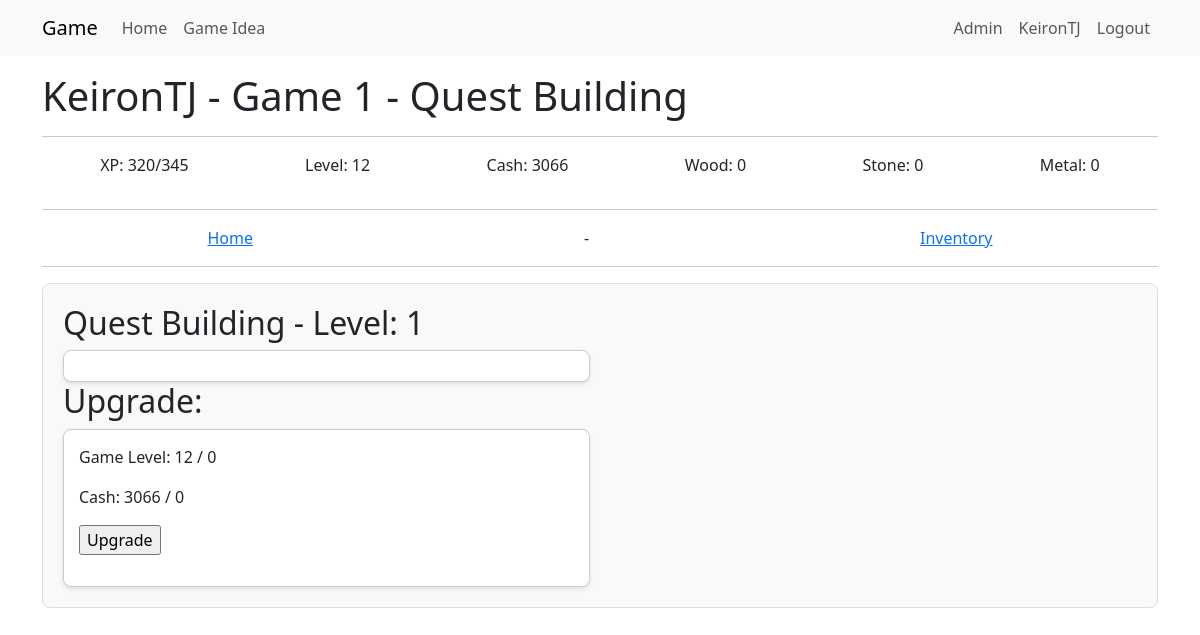
Page /building_resource/1 (signed in) on the earlier database version.
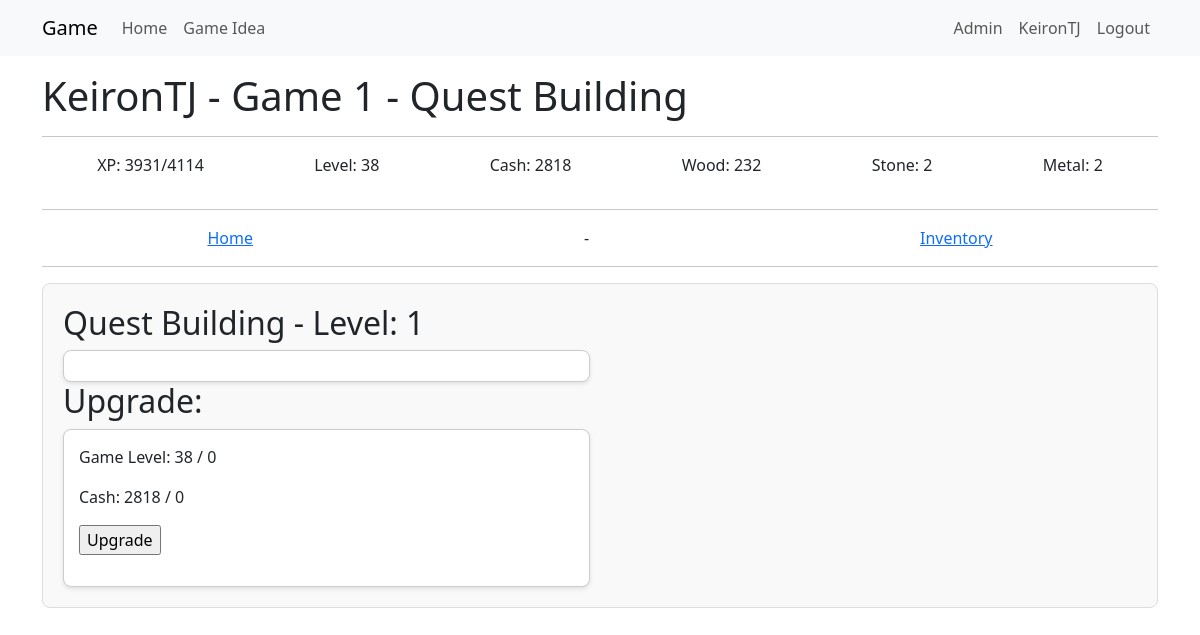
Same page on the later database version.
### app/models.py (models this page shows)
class Game(db.Model):
    __tablename__ = 'game'
    id = db.Column(db.Integer, primary_key=True)
    user_id = db.Column(db.Integer, db.ForeignKey('user.id'), nullable=False)
    game_name = db.Column(db.String(64))
    game_exists = db.Column(db.Boolean, default=True)
    entry_date = db.Column(db.DateTime, default=datetime.now(timezone.utc))
    xp = db.Column(db.Integer, default=0)
    level = db.Column(db.Integer, default=0)
    cash = db.Column(db.Integer, default=0)
    wood = db.Column(db.Integer, default=0)
    stone = db.Column(db.Integer, default=0)
    metal = db.Column(db.Integer, default=0)
    next_level_xp_required = db.Column(db.Integer, default=110)
    user = db.relationship("User", back_populates="game")
    inventories = db.relationship("InventoryUser", back_populates="game")
    quest_progress = db.relationship("QuestProgress", back_populates="game")
    building_progress = db.relationship("BuildingProgress", back_populates="game")
    resource_logs = db.relationship("ResourceLog", back_populates="game")

### app/game/routes.py (the view)
@bp.route('/building_resource/<building_progress_id>', methods=['GET', 'POST'])
@login_required
def building_resource(building_progress_id):
    building_progress = BuildingProgress.query.filter_by(id=building_progress_id).first()
    game = Game.query.filter_by(id=building_progress.game_id).first()
    collectresourcesform = CollectResourcesForm()
    upgradebuildingform = UpgradeBuildingForm()
    buildingservice = GameBuildingService(building_progress_id=building_progress_id)
    buildingservice.calculate_accrued_resources()
    required_resources = buildingservice._calculate_required_resources()
    if request.method == 'POST' and collectresourcesform.collect_button.data:
        buildingservice.collect_resources()
        return redirect(url_for('game.building_resource', building_progress_id=building_progress_id))
    if request.method == 'POST' and upgradebuildingform.upgrade_button.data:
        buildingservice.upgrade_building()
        return redirect(url_for('game.building_resource', building_progress_id=building_progress_id))
    return render_template("game/buildings/building_resource.html",
                           title=building_progress.building.building_name,
                            game=game,
                            building_progress=building_progress,
                            buildingservice=buildingservice,
                            collectresourcesform=collectresourcesform,
                            upgradebuildingform=upgradebuildingform,
                            required_resources=required_resources)

### app/game/forms.py
class CollectResourcesForm(FlaskForm):
    collect_button = SubmitField('Collect Resources')

class UpgradeBuildingForm(FlaskForm):
    upgrade_button = SubmitField('Upgrade')

### app/game/game_logic.py (called while the page is built, shortened)
    def _get_building_progress(self) -> BuildingProgress:
        building = BuildingProgress.query.get(self.building_progress_id)
        if building is None:
            raise ValueError(f"BuildingProgress with ID {self.building_progress_id} not found.")
        return building

    def calculate_accrued_resources(self):
        if self.building.accrual_start_time is None:
            return 0
        else:
            accrual_start_time = self.building.accrual_start_time
            if accrual_start_time.tzinfo is None:
                accrual_start_time = accrual_start_time.replace(tzinfo=timezone.utc)

    def check_upgrade_requirements(self):
        if self.building.building_level >= self.building.building.max_building_level:
            return False
        required_resources = self._calculate_required_resources()
        for resource, required_amount in required_resources.items():
            if getattr(self.building.game, resource) < required_amount:
                return False
        return True

### app/templates/game/buildings/building_resource.html (shortened to what this page needs)
{% extends "game/game_base.html" %}
{% block content2 %}
<div class="building-section">
    <h2>{{ building_progress.building.building_name }} - Level: {{ building_progress.building_level }}</h2>
    <div class="resource-info">
        <div class="resource-card">
        </div>
    </div>
    <h2>Upgrade:</h2>
        <div class="resource-info">
            <div class="resource-card">
                {% if building_progress.building_level >= building_progress.building.max_building_level %}
                <p>Building Upgraded to Max Level</p>
                {% else %}
                <p>Game Level: {{ game.level }} / {{ required_resources.level }}</p>
                <p>Cash: {{ game.cash }} / {{ required_resources.cash }}</p>
                {% if buildingservice.check_upgrade_requirements() %}
                <form action="" method="post">
                    <p>{{ upgradebuildingform.upgrade_button() }}</p>
                </form>
                {% else %}
                <p>Requirements not met</p>
                {% endif %}
                {% endif %}
            </div>
        </div>
    </div>
</div>
{% endblock content2 %}

### app/templates/game/game_base.html
{% extends "base.html" %}
{% block content %}
<h1>  {{ game.user.username }} - {{ game.game_name }} - {{ title }}  </h1>
<hr>
<div style="display: flex; justify-content: space-around;">
    <p>XP: {{ game.xp }}/{{game.next_level_xp_required}}</p>
    <p>Level: {{ game.level}}</p>
    <p>Cash: {{ game.cash }}</p>
    <p>Wood: {{ game.wood }}</p>
    <p>Stone: {{ game.stone }}</p>
    <p>Metal: {{ game.metal }}</p>
</div>
<hr>
<div style="display: flex; justify-content: space-around;">
    <a href="{{ url_for('game.play', game_id=game.id) }}">Home</a> -
    <a href="{{ url_for('game.building_inventory', game_id=game.id) }}"> Inventory </a>
</div>
<hr>
{% block content2 %}  {% endblock content2 %}
{% endblock content %}

Differences in the rows shown:
changed Game "Game 1": xp "320" → "3931"; next_level_xp_required "345" → "4114"; level "12" → "38"; cash "3066" → "2818"; wood "0" → "232"; stone "0" → "2"; metal "0" → "2"
